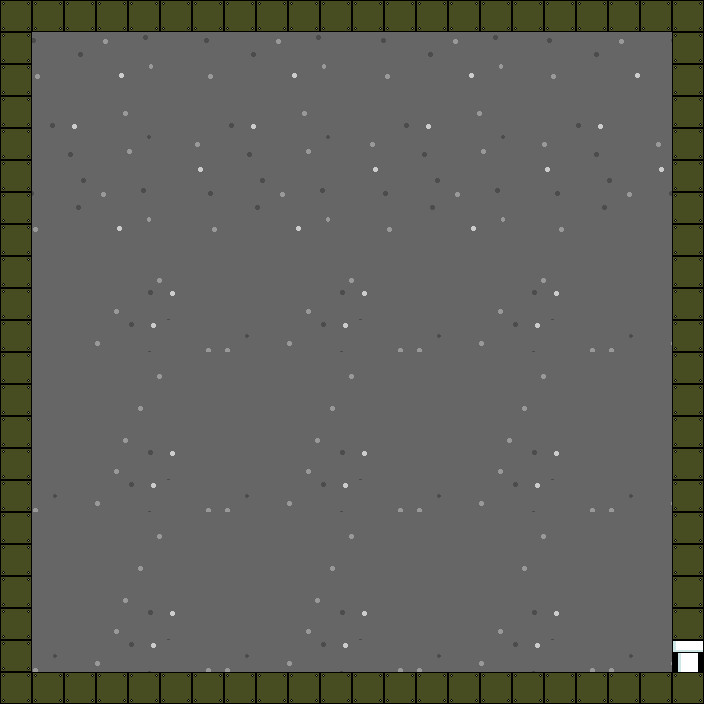

This is a level from a 2D game, rendered from its Tiled map with the project's own tilesets. A one-line summary and the map file follow, with tile-layer data summarised:
An orthogonal 22x22 tile map with 32x32 px tiles, 1 tile layer (Background), 9 tilesets and 107 objects (104x Puddle.Block, 2x Puddle.Button, Puddle.Pipe).

<map version="1.0" orientation="orthogonal" width="22" height="22" tilewidth="32" tileheight="32">
 <properties>
  <property name="startX" value="352" />
  <property name="startY" value="640" />
 </properties>
 <tileset firstgid="1" name="background" tilewidth="32" tileheight="32">
  <image source="../background.png" width="640" height="448" />
 </tileset>
 <tileset firstgid="281" name="brick" tilewidth="32" tileheight="32">
  <image source="../brick.png" width="32" height="32" />
 </tileset>
 <tileset firstgid="282" name="button" tilewidth="32" tileheight="32">
  <image source="../button.png" width="224" height="32" />
 </tileset>
 <tileset firstgid="297" name="push_block" tilewidth="32" tileheight="32">
  <image source="../push_block.png" width="128" height="32" />
 </tileset>
 <tileset firstgid="301" name="fireball" tilewidth="32" tileheight="32">
  <image source="../fireball.png" width="64" height="32" />
 </tileset>
 <tileset firstgid="303" name="geyser" tilewidth="32" tileheight="32">
  <image source="../geyser.png" width="128" height="128" />
 </tileset>
 <tileset firstgid="319" name="pipe" tilewidth="32" tileheight="32">
  <image source="../pipe.png" width="256" height="64" />
 </tileset>
 <tileset firstgid="335" name="jetpack" tilewidth="32" tileheight="32">
  <image source="../jetpack.png" width="32" height="32" />
 </tileset>
 <tileset firstgid="336" name="cannon" tilewidth="32" tileheight="32">
  <image source="../cannon.png" width="64" height="32" />
 </tileset>
 <layer name="Background" width="22" height="22">
  <data>[484 cells, 484 non-empty, 172 distinct tile ids]</data>
 </layer>
 <objectgroup name="Blocks" width="22" height="22">
  <object name="Ground" type="Puddle.Block" x="32" y="512" width="32" height="32">
   <properties>
    <property name="transparent" value="true" />
   </properties>
  </object>
  <object name="Ground" type="Puddle.Block" x="64" y="512" width="32" height="32">
   <properties>
    <property name="transparent" value="true" />
   </properties>
  </object>
  <object name="Ground" type="Puddle.Block" x="96" y="512" width="32" height="32">
   <properties>
    <property name="transparent" value="true" />
   </properties>
  </object>
  <object name="Ground" type="Puddle.Block" x="128" y="512" width="32" height="32">
   <properties>
    <property name="transparent" value="true" />
   </properties>
  </object>
  <object name="Ground" type="Puddle.Block" x="160" y="512" width="32" height="32">
   <properties>
    <property name="transparent" value="true" />
   </properties>
  </object>
  <object name="Ground" type="Puddle.Block" x="192" y="512" width="32" height="32">
   <properties>
    <property name="transparent" value="true" />
   </properties>
  </object>
  <object name="Ground" type="Puddle.Block" x="224" y="512" width="32" height="32">
   <properties>
    <property name="transparent" value="true" />
   </properties>
  </object>
  <object name="Ground" type="Puddle.Block" x="256" y="512" width="32" height="32">
   <properties>
    <property name="transparent" value="true" />
   </properties>
  </object>
  <object name="Ground" type="Puddle.Block" x="288" y="512" width="32" height="32">
   <properties>
    <property name="transparent" value="true" />
   </properties>
  </object>
  <object name="Ground" type="Puddle.Block" x="320" y="512" width="32" height="32">
   <properties>
    <property name="transparent" value="true" />
   </properties>
  </object>
  <object name="Ground" type="Puddle.Block" x="352" y="512" width="32" height="32">
   <properties>
    <property name="transparent" value="true" />
   </properties>
  </object>
  <object name="Ground" type="Puddle.Block" x="384" y="512" width="32" height="32">
   <properties>
    <property name="transparent" value="true" />
   </properties>
  </object>
  <object name="Ground" type="Puddle.Block" x="416" y="512" width="32" height="32">
   <properties>
    <property name="transparent" value="true" />
   </properties>
  </object>
  <object name="Ground" type="Puddle.Block" x="448" y="512" width="32" height="32">
   <properties>
    <property name="transparent" value="true" />
   </properties>
  </object>
  <object name="Ground" type="Puddle.Block" x="480" y="512" width="32" height="32">
   <properties>
    <property name="transparent" value="true" />
   </properties>
  </object>
  <object name="Ground" type="Puddle.Block" x="512" y="512" width="32" height="32">
   <properties>
    <property name="transparent" value="true" />
   </properties>
  </object>
  <object name="Ground" type="Puddle.Block" x="544" y="512" width="32" height="32">
   <properties>
    <property name="transparent" value="true" />
   </properties>
  </object>
  <object name="Ground" type="Puddle.Block" x="576" y="512" width="32" height="32">
   <properties>
    <property name="transparent" value="true" />
   </properties>
  </object>
  <object name="Ground" type="Puddle.Block" x="608" y="512" width="32" height="32">
   <properties>
    <property name="transparent" value="true" />
   </properties>
  </object>
  <object name="Ground" type="Puddle.Block" x="640" y="512" width="32" height="32">
   <properties>
    <property name="transparent" value="true" />
   </properties>
  </object>
  <object name="endPipe" type="Puddle.Pipe" x="672" y="640" width="32" height="32">
   <properties>
    <property name="destination" value="Select" />
    <property name="direction" value="left" />
    <property name="end" value="True" />
   </properties>
  </object>
  <object name="Controls" type="Puddle.Button" x="192" y="640" width="32" height="32">
   <properties>
    <property name="direction" value="Down" />
    <property name="hold" value="True" />
    <property name="text" value="Controls" />
   </properties>
  </object>
  <object name="Credits" type="Puddle.Button" x="96" y="640" width="32" height="32">
   <properties>
    <property name="direction" value="Down" />
    <property name="hold" value="True" />
    <property name="text" value="Credits" />
   </properties>
  </object>
 </objectgroup>
 <objectgroup name="Items" width="22" height="22" />
 <objectgroup name="Ground" width="22" height="22">
  <object name="Ground" type="Puddle.Block" x="32" y="672" width="32" height="32" />
  <object name="Ground" type="Puddle.Block" x="96" y="672" width="32" height="32" />
  <object name="Ground" type="Puddle.Block" x="128" y="672" width="32" height="32" />
  <object name="Ground" type="Puddle.Block" x="160" y="672" width="32" height="32" />
  <object name="Ground" type="Puddle.Block" x="192" y="672" width="32" height="32" />
  <object name="Ground" type="Puddle.Block" x="224" y="672" width="32" height="32" />
  <object name="Ground" type="Puddle.Block" x="256" y="672" width="32" height="32" />
  <object name="Ground" type="Puddle.Block" x="64" y="672" width="32" height="32" />
  <object name="Ground" type="Puddle.Block" x="512" y="672" width="32" height="32" />
  <object name="Ground" type="Puddle.Block" x="416" y="672" width="32" height="32" />
  <object name="Ground" type="Puddle.Block" x="480" y="672" width="32" height="32" />
  <object name="Ground" type="Puddle.Block" x="384" y="672" width="32" height="32" />
  <object name="Ground" type="Puddle.Block" x="352" y="672" width="32" height="32" />
  <object name="Ground" type="Puddle.Block" x="448" y="672" width="32" height="32" />
  <object name="Ground" type="Puddle.Block" x="320" y="672" width="32" height="32" />
  <object name="Ground" type="Puddle.Block" x="288" y="672" width="32" height="32" />
  <object name="Ground" type="Puddle.Block" x="576" y="672" width="32" height="32" />
  <object name="Ground" type="Puddle.Block" x="640" y="672" width="32" height="32" />
  </objectgroup>
 <objectgroup name="Pipe" width="22" height="22" />
 <objectgroup name="Enemies" width="22" height="22" />
 <objectgroup name="Gate" width="22" height="22" />
</map>
<!-- 66 of 107 objects omitted -->
